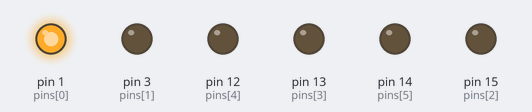
The sketch below on a simulated Arduino Uno, built with avr-gcc and run on an emulated ATmega328P. On the bench: output pins drawn as LEDs (lit = HIGH). Random numbers use the default seed unless the sketch sets one.

Above: at 0.1 s.
At 3.6 s:
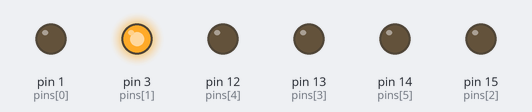
At 7.1 s:
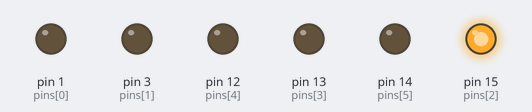
At 14.6 s:
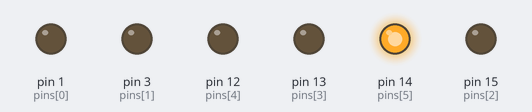
At 25.6 s:
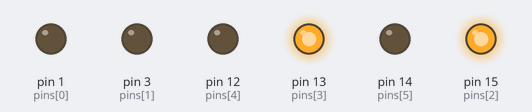
At 36.24 s:
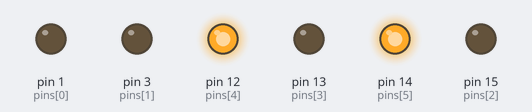
Timing chart, 0 to 40.0 s (numbered marks = the images above):
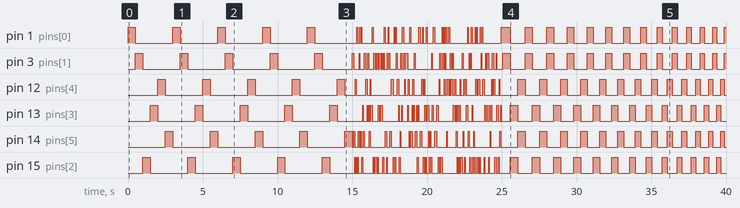

The sketch:

main.ino.ino
```cpp
int pins[] = {1, 3, 15, 13, 12, 14};
int actual_pin = 0;

int status_c = 0;

void setup() {
  for(int i = 0; i < 6; i++) {
    pinMode(pins[i], OUTPUT);
  }
}

void loop() {
  digitalWrite(pins[actual_pin], HIGH);
  delay(500);
  digitalWrite(pins[actual_pin], LOW);
  actual_pin++;
  status_c++;
  if(actual_pin >= 6){
    actual_pin = 0;
  }
  if(status_c >= 30){
    status_c = 0;
    for(int i = 0; i <= 200; i++){
      actual_pin = random(0, 6);
      digitalWrite(pins[actual_pin], HIGH);
      delay(50);
      digitalWrite(pins[actual_pin], LOW);
    }

    for(int delay_ = 500; delay_ >= 0; delay_-=20){
      for(int i = 0; i < 6; i+=2){
        digitalWrite(pins[i], HIGH);
        digitalWrite(pins[i+1], HIGH);
        delay(delay_);
        digitalWrite(pins[i], LOW);
        digitalWrite(pins[i+1], LOW);
      }
      if (delay_ < 250){
        delay_ += 15;
      }
    }

    for(int x = 0; x < 10; x+=1){
      for(int i = 0; i < 6; i+=1){
          digitalWrite(pins[i], HIGH);
      }
      delay(500);
      for(int i = 0; i < 6; i+=1){
          digitalWrite(pins[i], LOW);
      }
      delay(500);
    }
    actual_pin=0;
  }
}
```

Measured:
- by itself, pin 1 (pins[0]): LOW → HIGH at 0.00 s, → LOW 0.50 s later, → HIGH 2.5 s later, → LOW 0.50 s later, … (85 changes in this stretch)
- by itself, pin 3 (pins[1]): LOW → HIGH at 0.50 s, → LOW 0.50 s later, → HIGH 2.5 s later, → LOW 0.50 s later, … (97 changes in this stretch)
- by itself, pin 12 (pins[4]): LOW → HIGH at 2.0 s, → LOW 0.50 s later, → HIGH 2.5 s later, → LOW 0.50 s later, … (86 changes in this stretch)
- by itself, pin 13 (pins[3]): LOW → HIGH at 1.5 s, → LOW 0.50 s later, → HIGH 2.5 s later, → LOW 0.50 s later, … (94 changes in this stretch)
- by itself, pin 14 (pins[5]): LOW → HIGH at 2.5 s, → LOW 0.50 s later, → HIGH 2.5 s later, → LOW 0.50 s later, … (80 changes in this stretch)
- by itself, pin 15 (pins[2]): LOW → HIGH at 1.0 s, → LOW 0.50 s later, → HIGH 2.5 s later, → LOW 0.50 s later, … (100 changes in this stretch)
